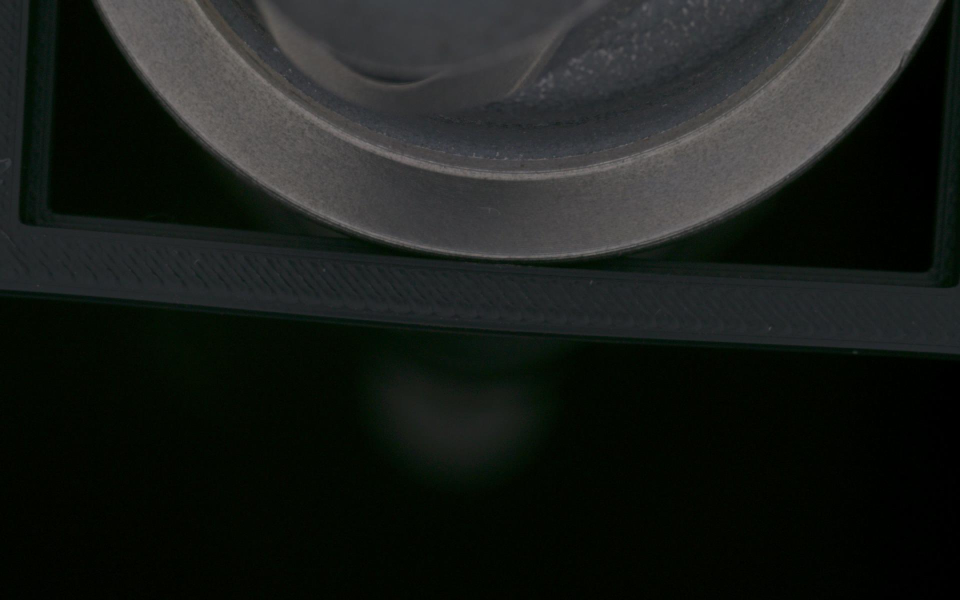
#> input picture Endface/outer_flange_part2_bottom_92.479_degree.jpg, 1920 x 1200 px, found by its file name (shown at 1/2 size)
$ python 'Origin shift.py'
#> lines starting #> are read from the running program, lines starting #| are printed output that depends on the picture; after the words box and inside, x2 and y2 are one past the last pixel; in counts of white or black regions, pixels touching at a corner belong together
import cv2
import numpy as np
import math

# [4 lines of commented-out code are left out]
face = 'bottom'

# Load the image and convert it to grayscale
img = cv2.imread(r'g:\AI Engineering\Co-ops\Chitwan Singh\Plane Distortion\Endface\outer_flange_part2_bottom_92.479_degree.jpg')
#> img is the input picture: shape (1200, 1920, 3); mean B, G, R 26.6, 29.6, 26.3
gray = cv2.cvtColor(img, cv2.COLOR_BGR2GRAY)

# Apply histogram equalization to enhance contrast
equalized = cv2.equalizeHist(gray)
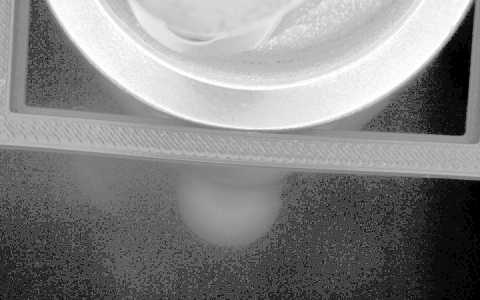
#> equalized: shape (1200, 1920) (shown at 1/4 size); min 0, max 255, mean 130.9

# Calculate the minimum and maximum pixel values
min_val = np.min(gray)
#> min_val = 0
max_val = np.max(gray)
#> max_val = 125

# Calculate the scaling factors
a = 0  # New minimum value
b = 255  # New maximum value
c = min_val  # Current minimum value
#> c = 0
d = max_val  # Current maximum value
#> d = 125

# Apply contrast stretching
stretched = np.uint8(((gray - c) * ((b - a) / (d - c))) + a)
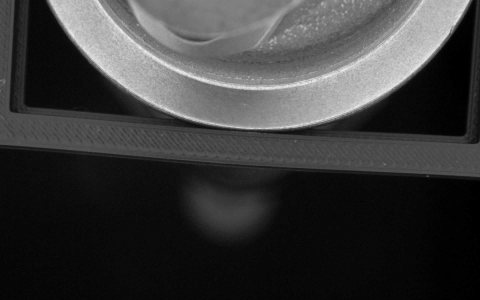
#> stretched: shape (1200, 1920) (shown at 1/4 size); min 0, max 255, mean 57.5

# Apply edge detection using Canny
edges = cv2.Canny(stretched, 200, 400)
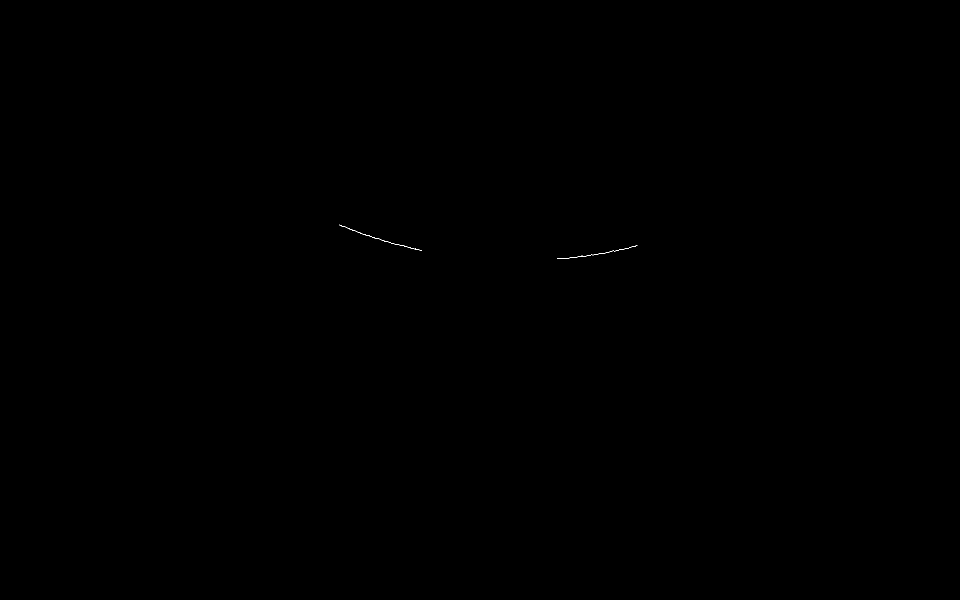
#> edges: shape (1200, 1920) (shown at 1/2 size); 0.02% white in thin lines or dots, all inside (x1, y1, x2, y2) = (679, 449, 1275, 518)

# Find contours in the image
contours, hierarchy = cv2.findContours(edges, cv2.RETR_EXTERNAL, cv2.CHAIN_APPROX_SIMPLE)
#> contours = 3 contours, all with area under 20

# Set the minimum and maximum area thresholds for filtering ellipses
if face == 'complete':
    min_area = 0
    max_area = 3000000
if face == 'right':
    min_area = 400000
    max_area = 10000000
if face == 'left':
    min_area = 400000
    max_area = 10000000
if face == 'top':
    min_area = 400000
    max_area = 10000000
if face == 'bottom':
    min_area = 4
    max_area = 100000000000
# Fit ellipses to the contours and calculate the angle of inclination
angles = []
for cnt in contours:

    perimeter = cv2.arcLength(cnt, True)
    approx = cv2.approxPolyDP(cnt, 0.04 * perimeter, True)

    if len(cnt) >= 5:
        ellipse = cv2.fitEllipse(cnt)
        ellipse_area = math.pi * ellipse[1][0] * ellipse[1][1]
        if min_area <= ellipse_area <= max_area:
            angles.append(ellipse[2])
            cv2.ellipse(img, ellipse, (0, 255, 0), 2)  # Draw ellipse on the image


    # If the contour has a high approximation accuracy (close to 4 vertices), it can be considered a circle
    elif len(approx) >= 8:
        (x, y), radius = cv2.minEnclosingCircle(cnt)
        center = (int(x), int(y))
        radius = int(radius)
        cv2.circle(img, center, radius, (0, 255, 0), 2)
#> this loop made 3 passes
#> (perimeter, approx, ellipse, ellipse_area) on passes 1 to 3: (346.5, [[1274, 491], [1114, 517]], ((1188.2, 494.2), (28.88, 238.4), 80.87), 21628.4), (145.3, [[777, 485], [843, 500]], ((809.8, 492.5), (1.67, 60.01), 103.7), 315), (222.8, [[679, 449], [776, 483]], ((726.4, 466.3), (3.39, 88), 109.3), 936.8)
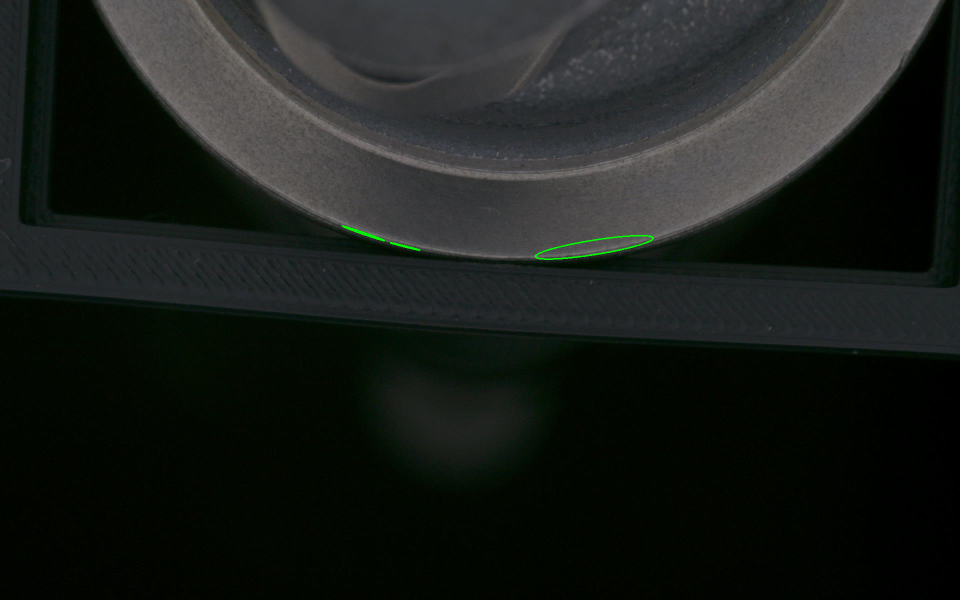
#> img: shape (1200, 1920, 3) (shown at 1/2 size); 0.1% of pixels changed, all inside (x1, y1, x2, y2) = (684, 451, 1308, 520)
#> after the loop, angles = [80.87, 103.7, 109.3]

# Calculate the average angle of inclination
avg_angle = np.mean(angles)
#> avg_angle = 97.96

# Calculate the plane of inclination
plane_angle = 90 - avg_angle
#> plane_angle = -7.96

# Show the image with detected ellipses
cv2.imwrite("Ellipses.jpg", img)
cv2.waitKey(0)
cv2.destroyAllWindows()

print("The object is inclined at an angle of {:.2f} degrees with respect to the image plane".format(plane_angle))
#| The object is inclined at an angle of -7.96 degrees with respect to the image plane
print("Maximum inclination angle: {:.2f} degrees".format(max(angles)))
#| Maximum inclination angle: 109.30 degrees

$ run again, with Endface/outer_flange_part1_bottom_92.482_degree.jpg copied over Endface/outer_flange_part2_bottom_92.479_degree.jpg
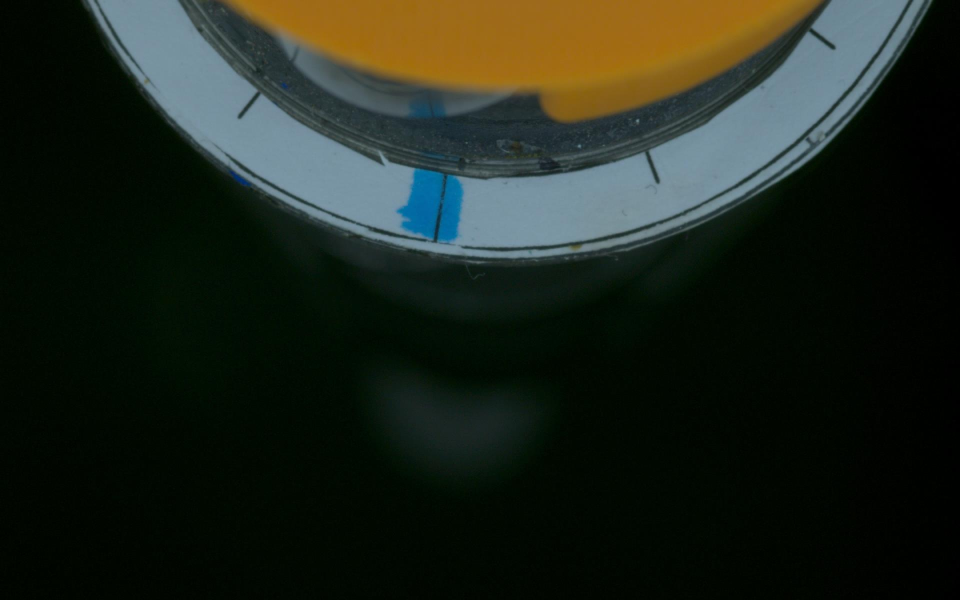
#> input picture Endface/outer_flange_part1_bottom_92.482_degree.jpg, 1920 x 1200 px, found by its file name (shown at 1/2 size)
#> img is the input picture: shape (1200, 1920, 3); mean B, G, R 27.7, 37.2, 30.5
#> min_val = 0
#> max_val = 149
#> c = 0
#> d = 149
#> `edges = cv2.Canny(stretched, 200, 400)`:
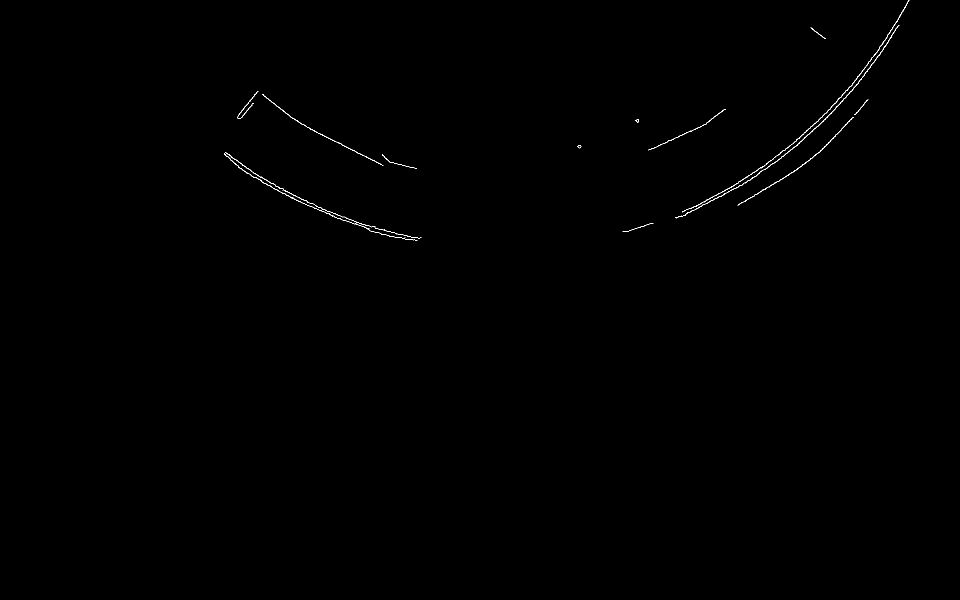
#> edges: shape (1200, 1920) (shown at 1/2 size); 0.18% white in thin lines or dots, all inside (x1, y1, x2, y2) = (448, 0, 1819, 481)
#> contours = 30 contours, 12 with area under 20; largest, box (x1, y1, x2, y2) and area: (1490, 202, 1686, 367) 136, (524, 188, 767, 332) 123, (1679, 0, 1819, 198) 120, (1538, 234, 1708, 375) 107, (1684, 50, 1799, 201) 96
#> the loop `for cnt in contours: ` made 30 passes
#> (perimeter, approx, ellipse, ellipse_area) on passes 1 to 5: (209.5, [[749, 455], [842, 475]], ((798.2, 466), (4.77, 87.52), 103.1), 1310.7), (137.7, [[1306, 446], [1245, 463]], ((1275, 455.1), (2.26, 58.29), 73), 413.6), (392.8, [[667, 433], [834, 480]], ((751, 452.7), (20.23, 173), 107.4), 10995.8), (67.94, [[1393, 412], [1364, 423]], ((1377.7, 417.7), (2.05, 31.26), 66.41), 201.1), (219.5, [[578, 393], [666, 431]], ((620.6, 411.5), (3.23, 88.53), 114.1), 897.9)
#> after the loop `for cnt in contours:`:
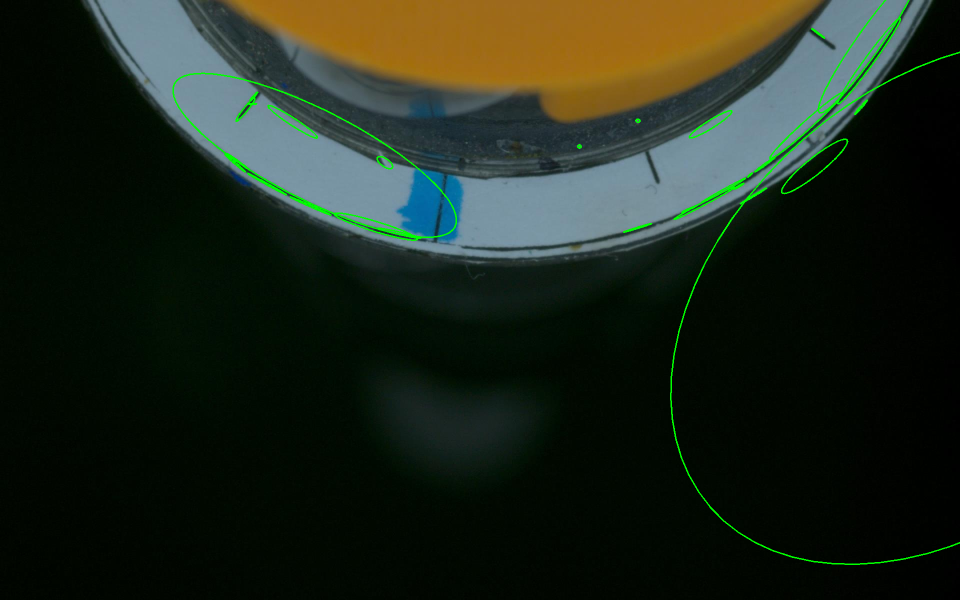
#> img: shape (1200, 1920, 3) (shown at 1/2 size); 0.94% of pixels changed, all inside (x1, y1, x2, y2) = (345, 0, 1920, 1130)
#> after the loop `for cnt in contours:`: angles = 30 values, max 130.9 at index 14, min 34.98 at index 29, mean 79.46
#> avg_angle = 79.46
#> plane_angle = 10.54
#| The object is inclined at an angle of 10.54 degrees with respect to the image plane
#| Maximum inclination angle: 130.88 degrees

$ run again, with Endface/outer_flange_part2_bottom_92.482_degree.jpg copied over Endface/outer_flange_part2_bottom_92.479_degree.jpg
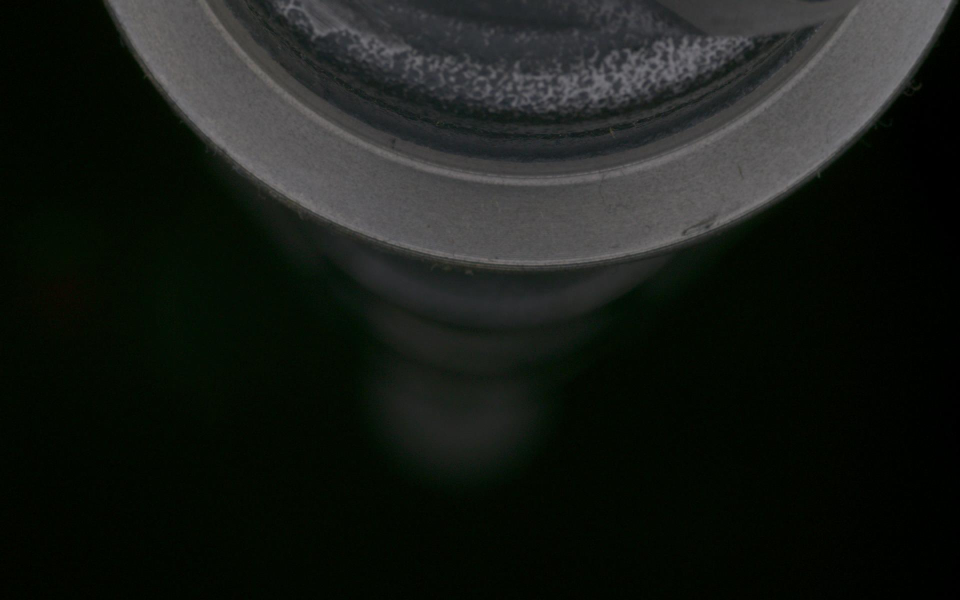
#> input picture Endface/outer_flange_part2_bottom_92.482_degree.jpg, 1920 x 1200 px, found by its file name (shown at 1/2 size)
#> img is the input picture: shape (1200, 1920, 3); mean B, G, R 23.8, 27.8, 24.2
#> `equalized = cv2.equalizeHist(gray)`:
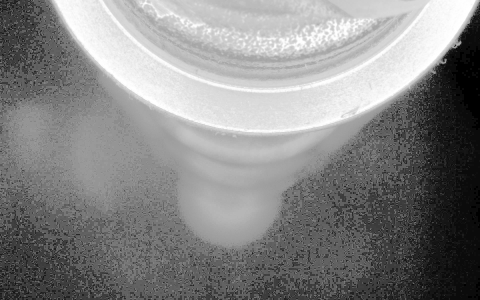
#> equalized: shape (1200, 1920) (shown at 1/4 size); min 0, max 255, mean 132.9
#> min_val = 0
#> max_val = 124
#> c = 0
#> d = 124
#> edges: shape (1200, 1920); 0.05% white in thin lines or dots, all inside (x1, y1, x2, y2) = (451, 304, 1612, 529)
#> contours = 3 contours; box (x1, y1, x2, y2) and area: (1118, 354, 1612, 529) 98, (451, 304, 592, 405) 88, (597, 407, 816, 497) 57
#> the loop `for cnt in contours: ` made 3 passes
#> (perimeter, approx, ellipse, ellipse_area) on passes 1 to 3: (509.7, [[597, 407], [815, 496]], ((746.1, 414.7), (113.6, 478.6), 110.8), 170813.2), (1133.2, [[1611, 354], [1118, 528]], ((1189, -16.85), (1054.8, 1419), 72.45), 4702506.2), (366.9, [[451, 304], [591, 404]], ((529.6, 344.7), (33.76, 262), 125.2), 27788.3)
#> after the loop `for cnt in contours:`:
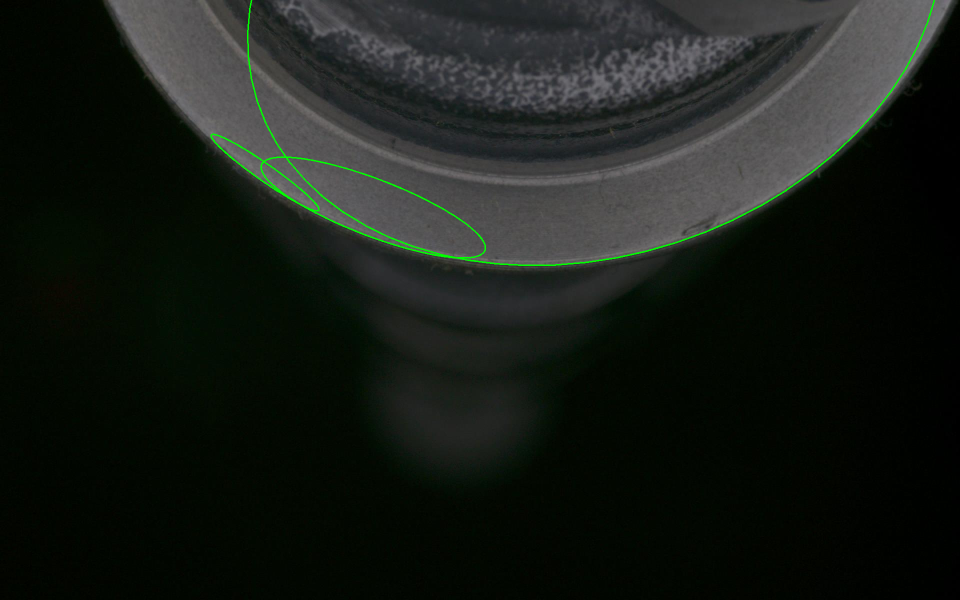
#> img: shape (1200, 1920, 3) (shown at 1/2 size); 0.43% of pixels changed, all inside (x1, y1, x2, y2) = (421, 0, 1870, 532)
#> after the loop `for cnt in contours:`: angles = [110.8, 72.45, 125.2]
#> avg_angle = 102.8
#> plane_angle = -12.81
#| The object is inclined at an angle of -12.81 degrees with respect to the image plane
#| Maximum inclination angle: 125.16 degrees
